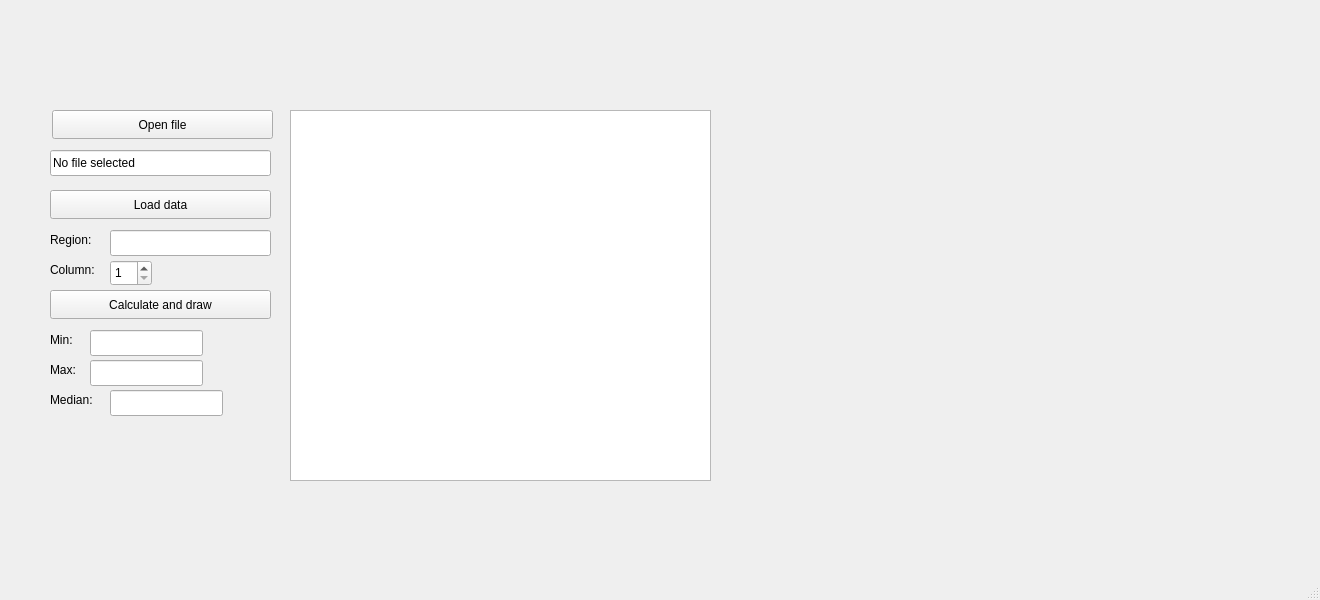
<?xml version="1.0" encoding="UTF-8"?>
<ui version="4.0">
 <class>MainWindow</class>
 <widget class="QMainWindow" name="MainWindow">
  <property name="geometry">
   <rect>
    <x>0</x>
    <y>0</y>
    <width>1320</width>
    <height>600</height>
   </rect>
  </property>
  <property name="windowTitle">
   <string>MainWindow</string>
  </property>
  <widget class="QWidget" name="centralwidget">
   <widget class="QTableWidget" name="tableWidget">
    <property name="geometry">
     <rect>
      <x>290</x>
      <y>110</y>
      <width>421</width>
      <height>371</height>
     </rect>
    </property>
    <property name="editTriggers">
     <set>QAbstractItemView::EditTrigger::NoEditTriggers</set>
    </property>
   </widget>
   <widget class="QPushButton" name="openFileButton">
    <property name="geometry">
     <rect>
      <x>52</x>
      <y>110</y>
      <width>221</width>
      <height>29</height>
     </rect>
    </property>
    <property name="text">
     <string>Open file</string>
    </property>
   </widget>
   <widget class="QLineEdit" name="filePathLineEdit">
    <property name="geometry">
     <rect>
      <x>50</x>
      <y>150</y>
      <width>221</width>
      <height>26</height>
     </rect>
    </property>
    <property name="text">
     <string>No file selected</string>
    </property>
    <property name="readOnly">
     <bool>true</bool>
    </property>
   </widget>
   <widget class="QPushButton" name="loadDataButton">
    <property name="geometry">
     <rect>
      <x>50</x>
      <y>190</y>
      <width>221</width>
      <height>29</height>
     </rect>
    </property>
    <property name="text">
     <string>Load data</string>
    </property>
   </widget>
   <widget class="QLineEdit" name="regionLineEdit">
    <property name="geometry">
     <rect>
      <x>110</x>
      <y>230</y>
      <width>161</width>
      <height>26</height>
     </rect>
    </property>
   </widget>
   <widget class="QLabel" name="Region">
    <property name="geometry">
     <rect>
      <x>50</x>
      <y>230</y>
      <width>63</width>
      <height>20</height>
     </rect>
    </property>
    <property name="text">
     <string>Region:</string>
    </property>
   </widget>
   <widget class="QLabel" name="Column">
    <property name="geometry">
     <rect>
      <x>50</x>
      <y>260</y>
      <width>63</width>
      <height>20</height>
     </rect>
    </property>
    <property name="text">
     <string>Column:</string>
    </property>
   </widget>
   <widget class="QSpinBox" name="columnSpinBox">
    <property name="geometry">
     <rect>
      <x>110</x>
      <y>260</y>
      <width>42</width>
      <height>26</height>
     </rect>
    </property>
    <property name="minimum">
     <number>1</number>
    </property>
    <property name="maximum">
     <number>7</number>
    </property>
   </widget>
   <widget class="QLabel" name="Min">
    <property name="geometry">
     <rect>
      <x>50</x>
      <y>330</y>
      <width>63</width>
      <height>20</height>
     </rect>
    </property>
    <property name="text">
     <string>Min:</string>
    </property>
   </widget>
   <widget class="QLabel" name="Max">
    <property name="geometry">
     <rect>
      <x>50</x>
      <y>360</y>
      <width>63</width>
      <height>20</height>
     </rect>
    </property>
    <property name="text">
     <string>Max:</string>
    </property>
   </widget>
   <widget class="QLabel" name="Median">
    <property name="geometry">
     <rect>
      <x>50</x>
      <y>390</y>
      <width>63</width>
      <height>20</height>
     </rect>
    </property>
    <property name="text">
     <string>Median:</string>
    </property>
   </widget>
   <widget class="QLineEdit" name="minLineEdit">
    <property name="geometry">
     <rect>
      <x>90</x>
      <y>330</y>
      <width>113</width>
      <height>26</height>
     </rect>
    </property>
    <property name="readOnly">
     <bool>true</bool>
    </property>
   </widget>
   <widget class="QLineEdit" name="maxLineEdit">
    <property name="geometry">
     <rect>
      <x>90</x>
      <y>360</y>
      <width>113</width>
      <height>26</height>
     </rect>
    </property>
    <property name="readOnly">
     <bool>true</bool>
    </property>
   </widget>
   <widget class="QLineEdit" name="medianLineEdit">
    <property name="geometry">
     <rect>
      <x>110</x>
      <y>390</y>
      <width>113</width>
      <height>26</height>
     </rect>
    </property>
    <property name="readOnly">
     <bool>true</bool>
    </property>
   </widget>
   <widget class="QPushButton" name="calculateButton">
    <property name="geometry">
     <rect>
      <x>50</x>
      <y>290</y>
      <width>221</width>
      <height>29</height>
     </rect>
    </property>
    <property name="text">
     <string>Calculate and draw</string>
    </property>
   </widget>
   <widget class="QWidget" name="horizontalLayoutWidget">
    <property name="geometry">
     <rect>
      <x>720</x>
      <y>110</y>
      <width>561</width>
      <height>371</height>
     </rect>
    </property>
    <layout class="QHBoxLayout" name="gwlayout"/>
   </widget>
  </widget>
  <widget class="QMenuBar" name="menubar">
   <property name="geometry">
    <rect>
     <x>0</x>
     <y>0</y>
     <width>1320</width>
     <height>26</height>
    </rect>
   </property>
  </widget>
  <widget class="QStatusBar" name="statusbar"/>
 </widget>
 <resources/>
 <connections/>
</ui>
